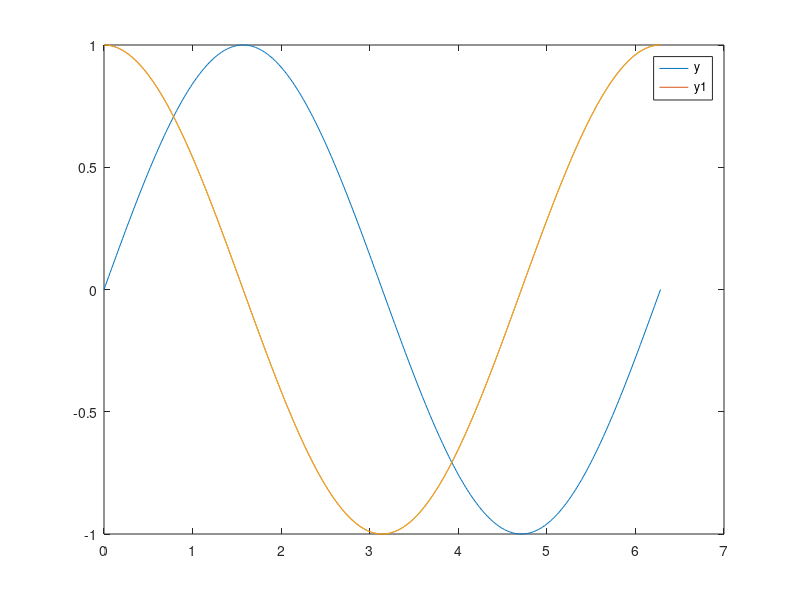

Recreate this plot in MATLAB.
clc;
clear all;
clear figure;
x = 0:pi/180:2*pi
y = sin(x);
y1 = cos(x);
plot(x,y,x,y1);
hold on
plot(x,y1)
legend("y","y1");
hold off
